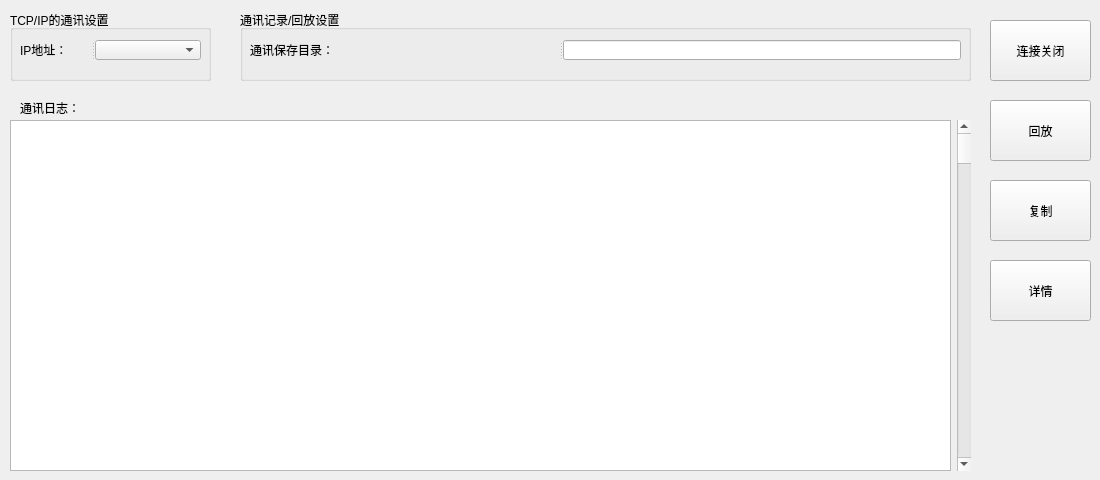
        <widget class="QWidget" name="tab_27">
         <attribute name="title">
          <string>设备3</string>
         </attribute>
         <widget class="QGroupBox" name="groupBox_16">
          <property name="geometry">
           <rect>
            <x>10</x>
            <y>10</y>
            <width>201</width>
            <height>71</height>
           </rect>
          </property>
          <property name="title">
           <string>TCP/IP的通讯设置</string>
          </property>
          <widget class="QSplitter" name="splitter_25">
           <property name="geometry">
            <rect>
             <x>10</x>
             <y>30</y>
             <width>181</width>
             <height>20</height>
            </rect>
           </property>
           <property name="orientation">
            <enum>Qt::Horizontal</enum>
           </property>
           <widget class="QLabel" name="label_83">
            <property name="text">
             <string>IP地址：</string>
            </property>
           </widget>
           <widget class="QComboBox" name="comboBox_25"/>
          </widget>
         </widget>
         <widget class="QGroupBox" name="groupBox_17">
          <property name="geometry">
           <rect>
            <x>240</x>
            <y>10</y>
            <width>731</width>
            <height>71</height>
           </rect>
          </property>
          <property name="title">
           <string>通讯记录/回放设置</string>
          </property>
          <widget class="QSplitter" name="splitter_26">
           <property name="geometry">
            <rect>
             <x>10</x>
             <y>30</y>
             <width>711</width>
             <height>20</height>
            </rect>
           </property>
           <property name="orientation">
            <enum>Qt::Horizontal</enum>
           </property>
           <widget class="QLabel" name="label_84">
            <property name="text">
             <string>通讯保存目录：</string>
            </property>
           </widget>
           <widget class="QLineEdit" name="lineEdit_12"/>
          </widget>
         </widget>
         <widget class="QLabel" name="label_85">
          <property name="geometry">
           <rect>
            <x>20</x>
            <y>100</y>
            <width>71</width>
            <height>16</height>
           </rect>
          </property>
          <property name="text">
           <string>通讯日志：</string>
          </property>
         </widget>
         <widget class="QWidget" name="layoutWidget">
          <property name="geometry">
           <rect>
            <x>10</x>
            <y>120</y>
            <width>961</width>
            <height>351</height>
           </rect>
          </property>
          <layout class="QHBoxLayout" name="horizontalLayout_16">
           <item>
            <widget class="QTextEdit" name="textEdit_3"/>
           </item>
           <item>
            <widget class="QScrollBar" name="verticalScrollBar_16">
             <property name="orientation">
              <enum>Qt::Vertical</enum>
             </property>
            </widget>
           </item>
          </layout>
         </widget>
         <widget class="QToolButton" name="toolButton_26">
          <property name="geometry">
           <rect>
            <x>990</x>
            <y>20</y>
            <width>101</width>
            <height>61</height>
           </rect>
          </property>
          <property name="styleSheet">
           <string notr="true"/>
          </property>
          <property name="text">
           <string>连接关闭</string>
          </property>
          <property name="icon">
           <iconset resource="ico.qrc">
            <normaloff>:/ico/ico/flash_off.ico</normaloff>:/ico/ico/flash_off.ico</iconset>
          </property>
          <property name="iconSize">
           <size>
            <width>48</width>
            <height>36</height>
           </size>
          </property>
          <property name="toolButtonStyle">
           <enum>Qt::ToolButtonTextUnderIcon</enum>
          </property>
         </widget>
         <widget class="QToolButton" name="toolButton_27">
          <property name="geometry">
           <rect>
            <x>990</x>
            <y>100</y>
            <width>101</width>
            <height>61</height>
           </rect>
          </property>
          <property name="text">
           <string>回放</string>
          </property>
          <property name="icon">
           <iconset resource="ico.qrc">
            <normaloff>:/ico/ico/camcorder.ico</normaloff>:/ico/ico/camcorder.ico</iconset>
          </property>
          <property name="iconSize">
           <size>
            <width>48</width>
            <height>36</height>
           </size>
          </property>
          <property name="toolButtonStyle">
           <enum>Qt::ToolButtonTextUnderIcon</enum>
          </property>
         </widget>
         <widget class="QToolButton" name="toolButton_28">
          <property name="geometry">
           <rect>
            <x>990</x>
            <y>180</y>
            <width>101</width>
            <height>61</height>
           </rect>
          </property>
          <property name="text">
           <string>复制</string>
          </property>
          <property name="icon">
           <iconset resource="ico.qrc">
            <normaloff>:/ico/ico/copy.ico</normaloff>:/ico/ico/copy.ico</iconset>
          </property>
          <property name="iconSize">
           <size>
            <width>48</width>
            <height>36</height>
           </size>
          </property>
          <property name="toolButtonStyle">
           <enum>Qt::ToolButtonTextUnderIcon</enum>
          </property>
         </widget>
         <widget class="QToolButton" name="toolButton_29">
          <property name="geometry">
           <rect>
            <x>990</x>
            <y>260</y>
            <width>101</width>
            <height>61</height>
           </rect>
          </property>
          <property name="text">
           <string>详情</string>
          </property>
          <property name="icon">
           <iconset resource="ico.qrc">
            <normaloff>:/ico/ico/certificate.ico</normaloff>:/ico/ico/certificate.ico</iconset>
          </property>
          <property name="iconSize">
           <size>
            <width>48</width>
            <height>36</height>
           </size>
          </property>
          <property name="toolButtonStyle">
           <enum>Qt::ToolButtonTextUnderIcon</enum>
          </property>
         </widget>
        </widget>
